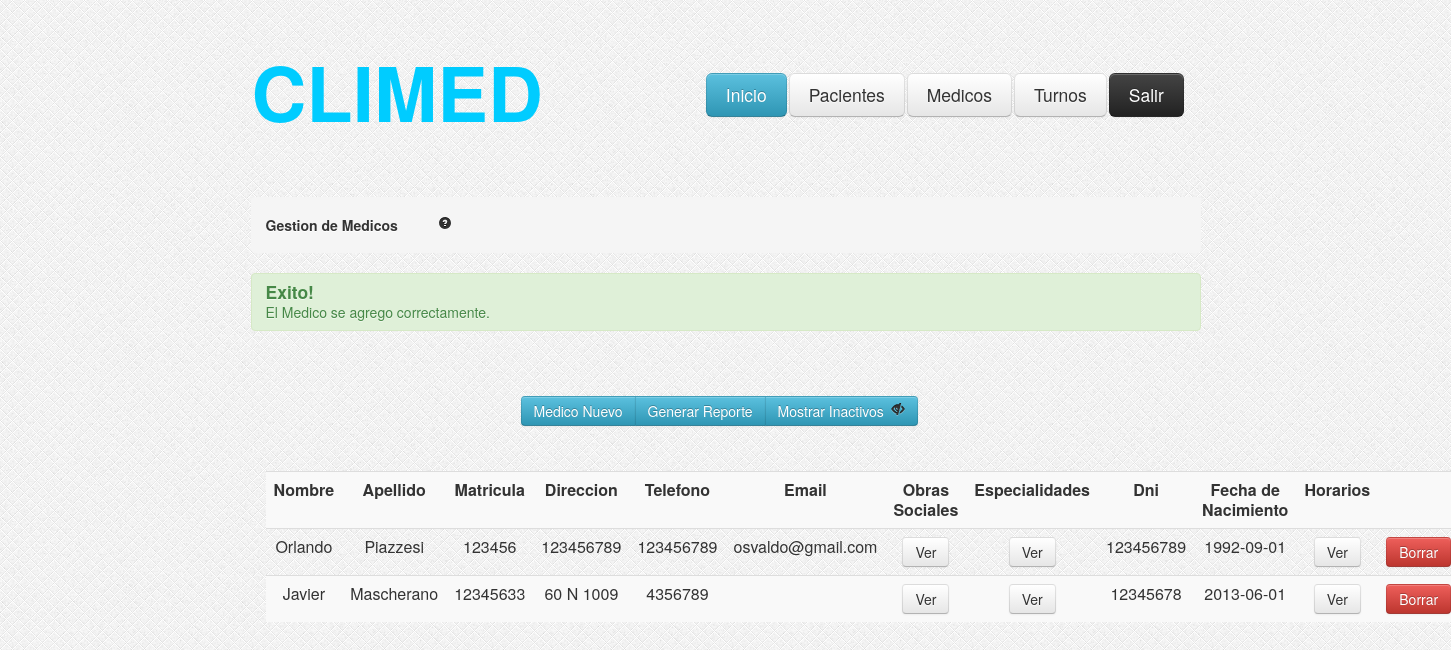
/GestionMedicos.php?Correcto=1, run on an earlier commit of the app's database.
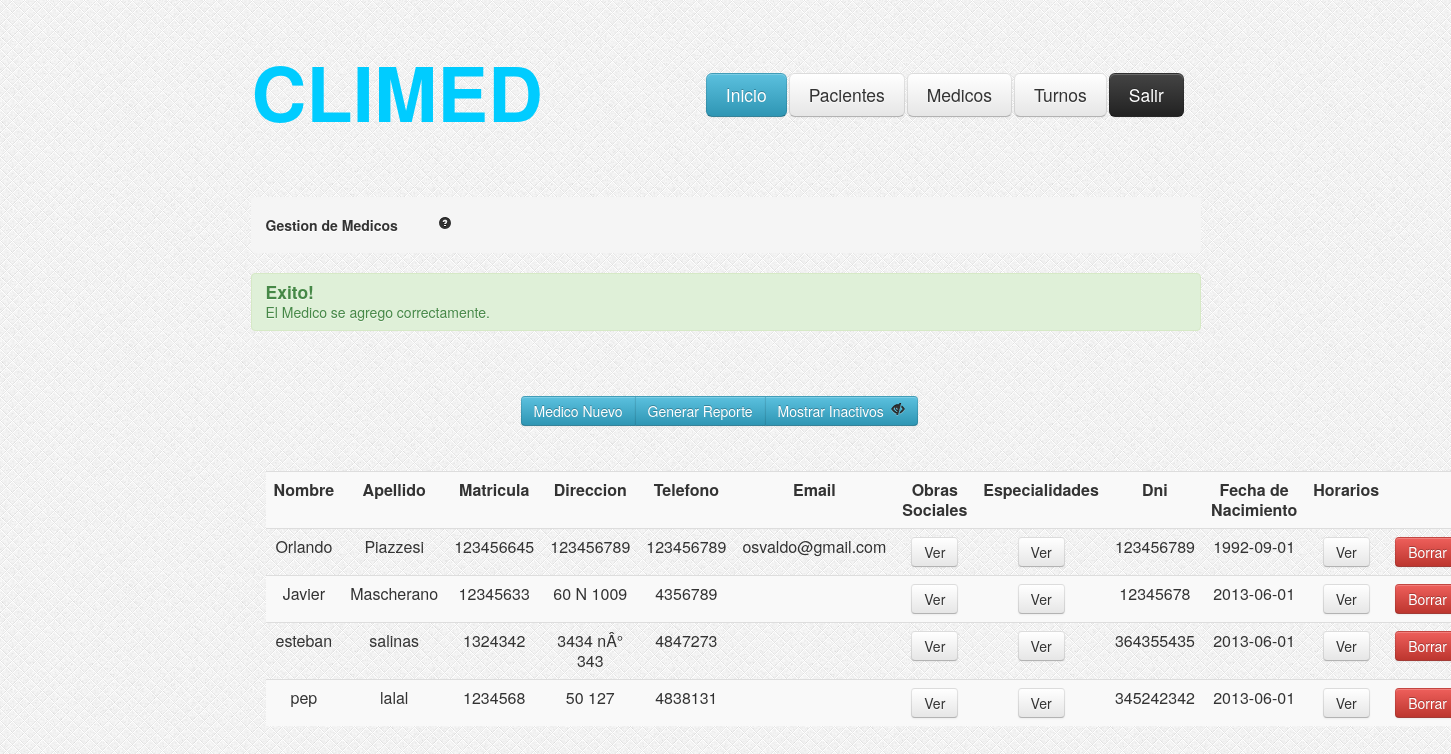
And on a later commit of the database.
### tables this page shows
CREATE TABLE IF NOT EXISTS `medicos` (
  `idmedico` int(11) NOT NULL AUTO_INCREMENT,
  `nombre` varchar(100) NOT NULL,
  `apellido` varchar(100) NOT NULL,
  `nromatricula` int(11) NOT NULL,
  `email` varchar(100) NOT NULL,
  `telefono` int(25) NOT NULL,
  `fechaNac` date NOT NULL,
  `dni` int(11) NOT NULL,
  `direccion` varchar(255) DEFAULT NULL,
  `activo` tinyint(1) NOT NULL DEFAULT '1',
  PRIMARY KEY (`idmedico`)
);

### GestionMedicos.php (the view, shortened to what this page needs)
<?php
	if (!isset($_GET['ojito'])) {
		$ojito=1;
	}else{
		$ojito=$_GET['ojito'];
	}
	$consulta = "SELECT * FROM medicos WHERE medicos.activo = ".$ojito." OR 0 = ".$ojito." ";
    $resultado = mysql_query($consulta);
?>
<head>
<link rel="stylesheet" type="text/css" href="css/estilo.css"/>
<link rel="stylesheet" type="text/css" href="css/bootstrap.css"/>
<link rel="stylesheet" type="text/css" href="css/bootstrap-responsive.css"/>
</head>
<body style="background-image:url('images/bg.png')">
	<?php include_once('header.php'); ?>
	<div class="encapsulador">
		<div class="contenedor">
			<ul class="breadcrumb">
				<li>
					<h5>Gestion de Medicos<a href="#" style="margin-left: 40px;"><i class="icon-question-sign"></i></a></h5>
				</li>
			</ul>
			<?php
				if(isset($_GET['Correcto'])){
					if($_GET['Correcto'] == 1){
						echo"<div class='alert alert-success'>
							<h4>Exito!</h4>
							El Medico se agrego correctamente.
							</div>";
					}
				}
			?>
			<div class="btn-group" style="margin-top: 45px; margin-left: 270;">
					<button class="btn btn-info" type="button" onclick="location.href='AltaMedicos.php'">Medico Nuevo</button>
					<button class="btn btn-info" type="button">Generar Reporte</button>
					<button class="btn btn-info" type="button"
					<?php	if($ojito == 1){ ?>
								onclick="location.href='GestionMedicos.php?ojito=0'"> Mostrar Inactivos <i class="icon-eye-close" style="margin-left: 3px;"></i>
					<?php	} else { ?>
								onclick="location.href='GestionMedicos.php?ojito=1'"> Ocultar Inactivos <i class="icon-eye-open" style="margin-left: 3px;"></i>
					<?php	} ?>
					</button>
			</div>
			<div id="tabla-gestion-pacientes">
				<table class="table table-striped">
					<tr>
						<td><b>Nombre</b></td>
						<td><b>Apellido</b></td>
						<td><b>Matricula</b></td>
						<td><b>Direccion</b></td>
						<td><b>Telefono</b></td>
						<td><b>Email</b></td>
						<td><b>Obras Sociales</b></td>
						<td><b>Especialidades</b></td>
						<td><b>Dni</b></td>
						<td><b>Fecha de Nacimiento</b></td>
						<td><b>Horarios</b></td>
						<td></td>
					</tr>
			<?php while ($valor = mysql_fetch_array($resultado)) {	?>
					<tr>
						<td><?php echo $valor["nombre"]; ?></td>
						<td><?php echo $valor["apellido"]; ?></td>
						<td><?php echo $valor["nromatricula"]; ?></td>
						<td><?php echo $valor["direccion"]; ?></td>
						<td><?php echo $valor["telefono"]; ?></td>
						<td><?php echo $valor["email"]; ?></td>
						<?php
						$idmedico = $valor['idmedico'];
						?>
						<td><a data-toggle="modal" role="button" href="#obrasSocialesMedico<?php echo $idmedico; ?>" class="btn">Ver</a></td>
						<td><a data-toggle="modal" role="button" href="#especialidadesMedico<?php echo $idmedico; ?>" class="btn">Ver</a></td>
						<td><?php echo $valor["dni"]; ?></td>
						<td><?php echo $valor["fechaNac"]; ?></td>
						<td><a data-toggle="modal" role="button" href="#horariosMedico<?php echo $idmedico; ?>" class="btn">Ver</a></td>
						<?php
								if( $valor["activo"] == 1 ){
						?>
									<td><a data-toggle="modal" role="button" href="#borrar<?php echo $idmedico; ?>" class="btn btn-danger">Borrar</a></td>
						<?php	}else{ ?>
									<td><button class="btn btn-success" type="button" onclick="location.href='HabilitarMedico.php?idmedico=<?php echo $idmedico; ?> '">Habilitar</button></td>
						<?php	}  	?>
					</tr>
				<?php
				}
				?>
				</table>
			</div>
		</div>
	</div>
</body>
</html>

### header.php (shortened to what this page needs)
<div class="header">
<table style="margin-top: 40px; ">
	<tr>
	<td>
		<h3 style="font-size: 76px;margin-top: 30px; color: #00CCFF;">CLIMED</h3>
	</td>
	<td>
		<div class="menu">
			<table>
				<tr>
					<td><a href="index.php"><button class="btn btn-large btn-info" type="button">Inicio</button></a></td>
					<td><a href="GestionPacientes.php"><button class="btn btn-large" type="button">Pacientes</button></a></td>
					<td><a href="GestionMedicos.php"><button class="btn btn-large" type="button">Medicos</button></a></td>
					<td><a href="GestionTurnos.php"><button class="btn btn-large" type="button">Turnos</button></a></td>
					<td><a data-toggle="modal" role="button" href="#exit" class="btn btn-inverse btn-large">Salir</a></td>
				</tr>
			</table>
		</div>
	</td>
	</tr>
</table>
</div>

### css/estilo.css (style rules this page uses)
.header { width:950px; height:auto; margin: auto; }
.encapsulador { width:950px; height:auto; margin: auto; }
.menu { margin-top:27px; margin-left:160px; }
.contenedor { margin-top: 75px; }
#tabla-gestion-pacientes { margin-top: 45px; margin-left: 15px; margin-right: 15px; }

What changed in the data, as far as the page shows it:
changed medicos "Orlando": nromatricula "123456" → "123456645"
added medicos: nombre "esteban", apellido "salinas", nromatricula "1324342", direccion "3434 nÂ° 343", telefono "4847273", dni "364355435", fechaNac "2013-06-01"
added medicos: nombre "pep", apellido "lalal", nromatricula "1234568", direccion "50 127", telefono "4838131", dni "345242342", fechaNac "2013-06-01"
